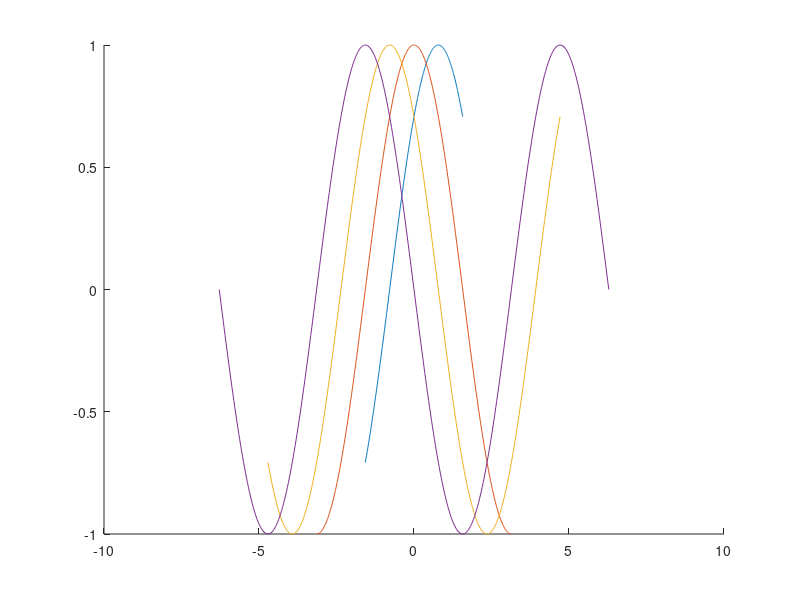

This chart was generated by the following MATLAB code:
% create data
    for ik = 1:4
        x(:,ik) = (-2:0.01:2)*pi/4*ik;
        A(:,ik) = sin(x(:,ik) + ik*pi/4);
    end
    % plot data
    fh = figure;
    ah = axes('Parent',fh);
    hold on
    for ik = 1:4
        plot(ah,x(:,ik),A(:,ik))
    end